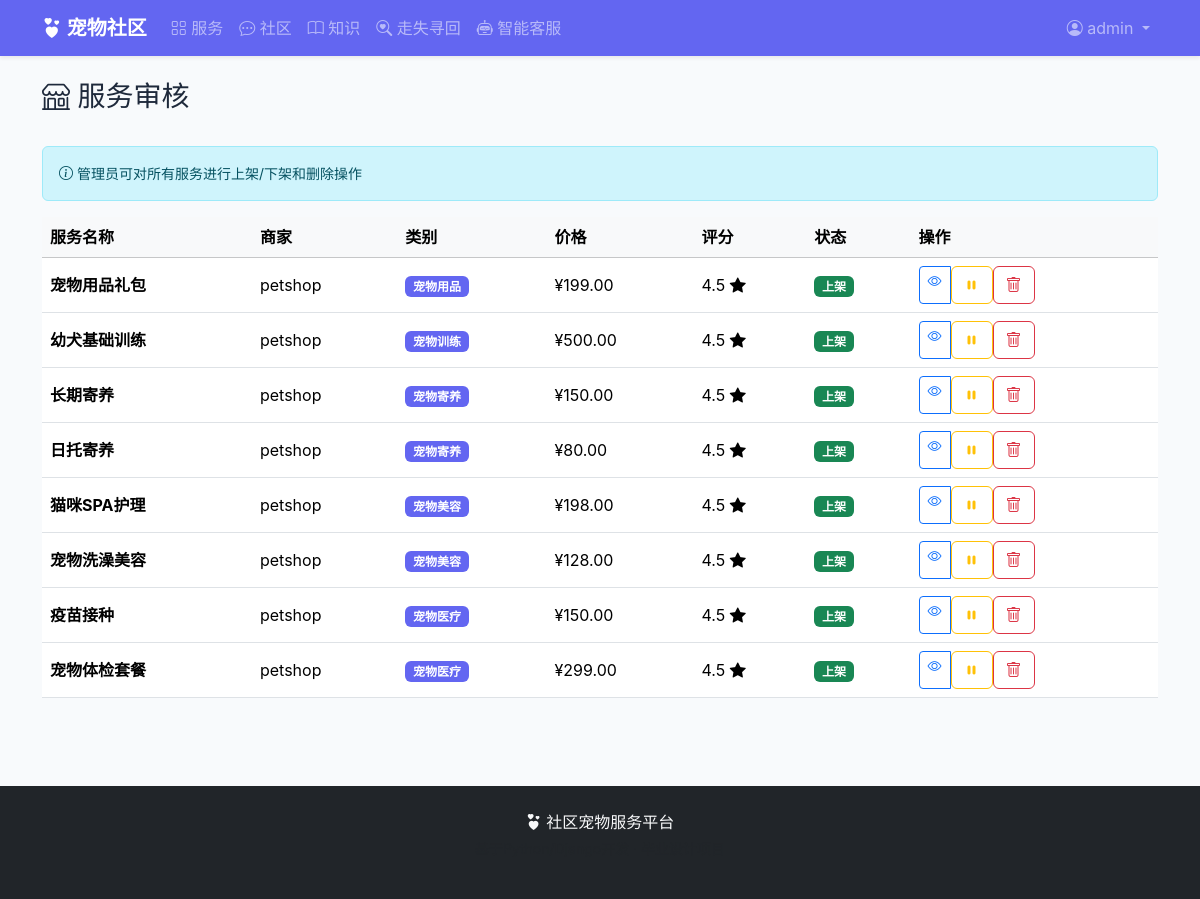
The app's page /services/my/ (signed in) with its own data.
### accounts/models.py (models this page shows, shortened)
class User(AbstractUser):
    ROLE_CHOICES = (
        ('owner', '宠物主人'),
        ('provider', '服务商家'),
        ('admin', '系统管理员'),
    )
    role = models.CharField('角色', max_length=10, choices=ROLE_CHOICES, default='owner')
    phone = models.CharField('手机号', max_length=11, blank=True)
    avatar = models.ImageField('头像', upload_to='avatars/', blank=True)
    address = models.CharField('地址', max_length=200, blank=True)
    bio = models.TextField('个人简介', max_length=500, blank=True)
    created_at = models.DateTimeField('注册时间', auto_now_add=True)
    class Meta:
        verbose_name = '用户'
        verbose_name_plural = '用户'
    @property
    def is_provider(self):
        return self.role == 'provider'
    @property
    def is_admin_role(self):
        return self.role == 'admin'

### services/models.py (models this page shows, shortened)
class Service(models.Model):
    provider = models.ForeignKey(settings.AUTH_USER_MODEL, on_delete=models.CASCADE,
                                 related_name='services', verbose_name='商家')
    category = models.ForeignKey(ServiceCategory, on_delete=models.CASCADE,
                                 related_name='services', verbose_name='类别')
    name = models.CharField('服务名称', max_length=100)
    description = models.TextField('服务描述')
    price = models.DecimalField('价格', max_digits=10, decimal_places=2)
    duration = models.IntegerField('服务时长(分钟)', default=60)
    image = models.ImageField('封面图片', upload_to='services/', blank=True)
    address = models.CharField('服务地址', max_length=200, blank=True)
    longitude = models.FloatField('经度', null=True, blank=True)
    latitude = models.FloatField('纬度', null=True, blank=True)
    is_active = models.BooleanField('是否上架', default=True)
    avg_rating = models.FloatField('平均评分', default=0)
    rating_count = models.IntegerField('评价数量', default=0)
    created_at = models.DateTimeField('创建时间', auto_now_add=True)
    updated_at = models.DateTimeField('更新时间', auto_now=True)
    class Meta:
        verbose_name = '服务项目'
        verbose_name_plural = '服务项目'
        ordering = ['-created_at']

class ServiceCategory(models.Model):
    name = models.CharField('类别名称', max_length=50)
    icon = models.CharField('图标', max_length=50, default='bi-heart')
    description = models.TextField('描述', blank=True)
    sort_order = models.IntegerField('排序', default=0)
    class Meta:
        verbose_name = '服务类别'
        verbose_name_plural = '服务类别'
        ordering = ['sort_order']

### services/views.py (the view)
# urls.py: path('my/', views.my_services, name='my_services'),
@login_required
def my_services(request):
    if request.user.is_admin_role:
        services = Service.objects.all().select_related('category', 'provider')
    else:
        services = Service.objects.filter(provider=request.user).select_related('category')
    return render(request, 'services/my_services.html', {
        'services': services,
        'is_admin': request.user.is_admin_role,
    })

### templates/services/my_services.html (shortened to what this page needs)
{% extends 'base.html' %}
{% block content %}
<div class="d-flex justify-content-between align-items-center mb-4">
    <h3><i class="bi bi-shop"></i> {% if is_admin %}服务审核{% else %}我的服务{% endif %}</h3>
</div>
{% if is_admin %}
<div class="alert alert-info small"><i class="bi bi-info-circle"></i> 管理员可对所有服务进行上架/下架和删除操作</div>
{% endif %}
<div class="table-responsive">
    <table class="table table-hover align-middle">
        <thead class="table-light">
            <tr>
                <th>服务名称</th>
                {% if is_admin %}<th>商家</th>{% endif %}
                <th>类别</th>
                <th>价格</th>
                <th>评分</th>
                <th>状态</th>
                <th>操作</th>
            </tr>
        </thead>
        <tbody>
        {% for s in services %}
        <tr>
            <td><strong>{{ s.name }}</strong></td>
            {% if is_admin %}<td>{{ s.provider.username }}</td>{% endif %}
            <td><span class="badge bg-primary">{{ s.category.name }}</span></td>
            <td>¥{{ s.price }}</td>
            <td class="rating">{{ s.avg_rating }} <i class="bi bi-star-fill"></i></td>
            <td>
                <span class="badge bg-{% if s.is_active %}success{% else %}secondary{% endif %}">
                    {% if s.is_active %}上架{% else %}下架{% endif %}
                </span>
            </td>
            <td>
                <div class="btn-group btn-group-sm">
                    <a href="{% url 'services:service_detail' pk=s.pk %}" class="btn btn-outline-primary" title="查看">
                        <i class="bi bi-eye"></i>
                    </a>
                    <form method="post" action="{% url 'services:service_toggle' pk=s.pk %}" class="d-inline">
                        <button class="btn btn-outline-{% if s.is_active %}warning{% else %}success{% endif %}" title="{% if s.is_active %}下架{% else %}上架{% endif %}">
                            <i class="bi bi-{% if s.is_active %}pause{% else %}play{% endif %}-fill"></i>
                        </button>
                    </form>
                    <form method="post" action="{% url 'services:service_delete' pk=s.pk %}" class="d-inline" onsubmit="return confirm('确定删除「{{ s.name }}」？')">
                        <button class="btn btn-outline-danger" title="删除">
                            <i class="bi bi-trash"></i>
                        </button>
                    </form>
                </div>
            </td>
        </tr>
        {% empty %}
        <tr><td colspan="7" class="text-center text-muted py-4">暂无服务</td></tr>
        {% endfor %}
        </tbody>
    </table>
</div>
{% endblock %}

### templates/base.html (shortened to what this page needs)
{% load static %}
<!DOCTYPE html>
<html lang="zh-CN">
<head>
    <link href="{% static 'css/bootstrap.min.css' %}" rel="stylesheet">
    <link href="{% static 'css/bootstrap-icons.css' %}" rel="stylesheet">
    <link href="{% static 'css/style.css' %}" rel="stylesheet">
</head>
<body>
<nav class="navbar navbar-expand-lg navbar-dark bg-primary sticky-top shadow-sm">
    <div class="container">
        <a class="navbar-brand fw-bold" href="{% url 'index' %}">
            <i class="bi bi-hearts"></i> 宠物社区
        </a>
        <div class="collapse navbar-collapse" id="navMain">
            <ul class="navbar-nav me-auto">
                <li class="nav-item">
                    <a class="nav-link" href="{% url 'services:service_list' %}"><i class="bi bi-grid"></i> 服务</a>
                </li>
                <li class="nav-item">
                    <a class="nav-link" href="{% url 'community:post_list' %}"><i class="bi bi-chat-dots"></i> 社区</a>
                </li>
                <li class="nav-item">
                    <a class="nav-link" href="{% url 'knowledge:article_list' %}"><i class="bi bi-book"></i> 知识</a>
                </li>
                <li class="nav-item">
                    <a class="nav-link" href="{% url 'community:lost_list' %}"><i class="bi bi-search-heart"></i> 走失寻回</a>
                </li>
                <li class="nav-item">
                    <a class="nav-link" href="{% url 'chatbot:chat' %}"><i class="bi bi-robot"></i> 智能客服</a>
                </li>
            </ul>
            <ul class="navbar-nav">
                {% if user.is_authenticated %}
                <li class="nav-item dropdown">
                    <a class="nav-link dropdown-toggle" href="#" data-bs-toggle="dropdown">
                        <i class="bi bi-person-circle"></i> {{ user.username }}
                    </a>
                </li>
                {% else %}
                <li class="nav-item"><a class="nav-link" href="{% url 'accounts:login' %}">登录</a></li>
                <li class="nav-item"><a class="nav-link" href="{% url 'accounts:register' %}">注册</a></li>
                {% endif %}
            </ul>
        </div>
    </div>
</nav>
<main class="container py-4">
    {% block content %}{% endblock %}
</main>
<footer class="bg-dark text-light py-4 mt-5">
    <div class="container text-center">
        <p class="mb-1"><i class="bi bi-hearts"></i> 社区宠物服务平台</p>
        <p class="text-muted small">基于Python/Django开发 · 毕业设计项目</p>
    </div>
</footer>
</body>
</html>

### static/css/style.css (style rules this page uses)
:root { --primary: #6366f1; --primary-dark: #4f46e5; --secondary: #ec4899; --accent: #f59e0b; --bg-light: #faf5ff; }
body { font-family: -apple-system, BlinkMacSystemFont, "Segoe UI", "PingFang SC", "Hiragino Sans GB", "Microsoft YaHei", sans-serif; background-color: #f8fafc; color: #1e293b; min-height: 100vh; display: flex; flex-direction: column; }
main { flex: 1; }
.bg-primary { background-color: var(--primary) !important; }
.rating { color: #f59e0b; }

### records on screen
User: username "admin"
Service: name "宠物用品礼包", provider.username "petshop", category.name "宠物用品", price "199.00", avg_rating "4.5", is_active "上架"
Service: name "幼犬基础训练", provider.username "petshop", category.name "宠物训练", price "500.00", avg_rating "4.5", is_active "上架"
Service: name "长期寄养", provider.username "petshop", category.name "宠物寄养", price "150.00", avg_rating "4.5", is_active "上架"
Service: name "日托寄养", provider.username "petshop", category.name "宠物寄养", price "80.00", avg_rating "4.5", is_active "上架"
Service: name "猫咪SPA护理", provider.username "petshop", category.name "宠物美容", price "198.00", avg_rating "4.5", is_active "上架"
Service: name "宠物洗澡美容", provider.username "petshop", category.name "宠物美容", price "128.00", avg_rating "4.5", is_active "上架"
Service: name "疫苗接种", provider.username "petshop", category.name "宠物医疗", price "150.00", avg_rating "4.5", is_active "上架"
Service: name "宠物体检套餐", provider.username "petshop", category.name "宠物医疗", price "299.00", avg_rating "4.5", is_active "上架"
